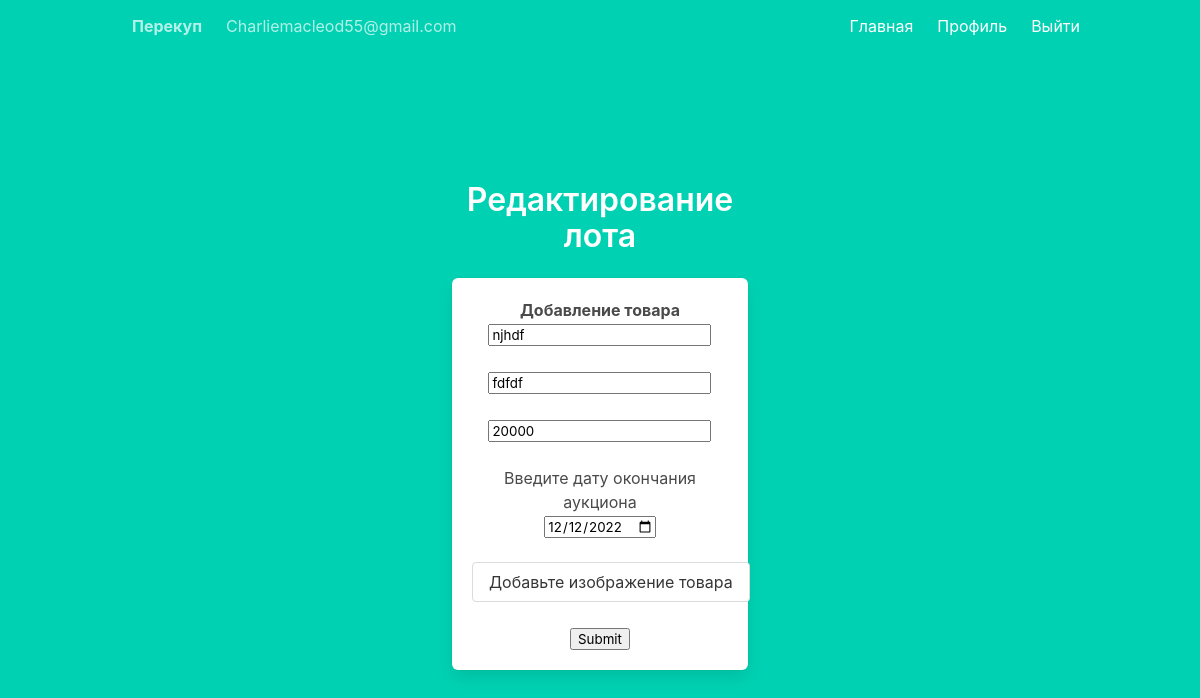
Page /change/3 (signed in) on the earlier database version.
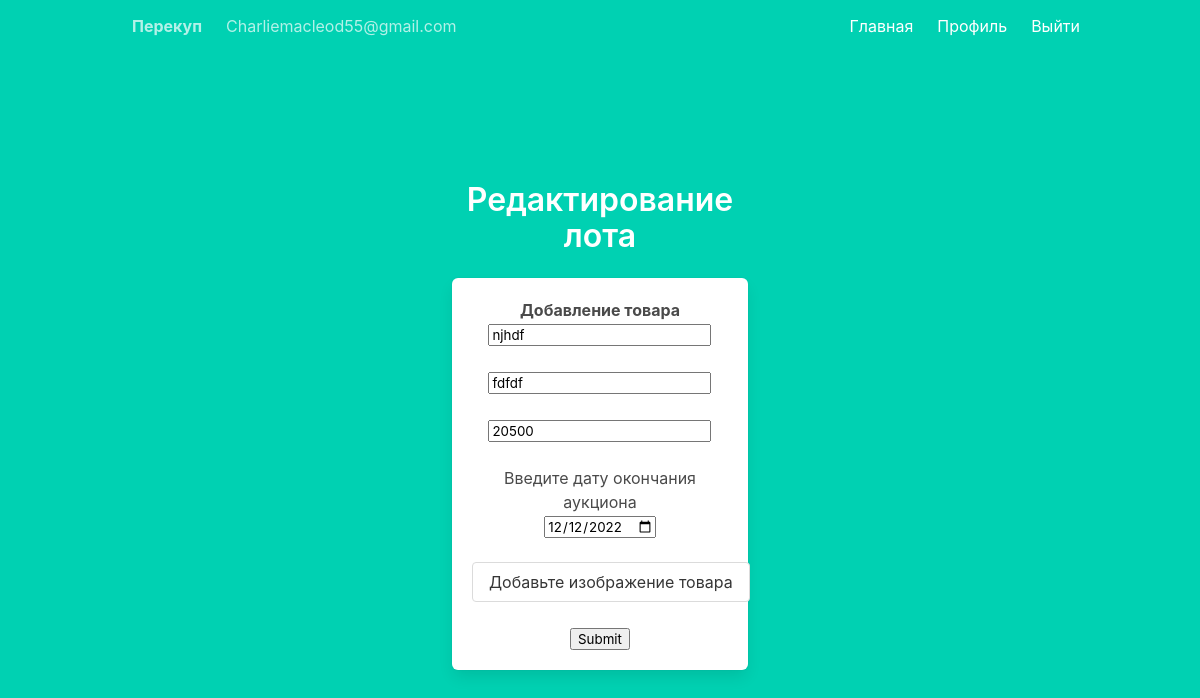
Same page on the later database version.
### models.py (models this page shows, shortened)
class Item(db.Model):
    id = db.Column(db.Integer, primary_key=True)
    title = db.Column(db.String(100), nullable=False)
    description = db.Column(db.String(500))
    description = db.Column(db.String(500))
    price = db.Column(db.Integer, nullable=False)
    final_date = db.Column(db.Text, nullable=False)
    user_id = db.Column(db.Integer, db.ForeignKey('user.id'))
    buyer = db.Column(db.String(100), nullable=True, default="Пока никому. Станьте первым!")

### main.py (the view)
@main.route('/change/<int:num>', methods=['GET'])
@login_required
def change_get(num):
    item = Item.query.filter_by(id=num).first()
    return render_template("change.html", data=item)

### __init__.py (called while the page is built)
def create_app() -> Flask:
    app = Flask(__name__)
    app.config['SECRET_KEY'] = 'secret-key-goes-here'
    app.config['SQLALCHEMY_DATABASE_URI'] = 'sqlite:///db.sqlite'
    app.config['SQLALCHEMY_TRACK_MODIFICATIONS'] = False
    app.config['UPLOAD_FOLDER'] = UPLOAD_FOLDER
    db.init_app(app)
    login_manager = LoginManager()
    login_manager.login_view = 'auth.login'
    login_manager.init_app(app)
    with app.app_context():
        db.create_all()
    from .auth import auth as auth_blueprint
    app.register_blueprint(auth_blueprint)
    from .main import main as main_blueprint
    app.register_blueprint(main_blueprint)
    from .models import User
    @login_manager.user_loader
    def load_user(user_id):
        return User.query.get(int(user_id))
    return app

### templates/change.html (shortened to what this page needs)
{% extends "base.html" %}
{% block content %}
<div class="column is-4 is-offset-4">
    <h3 class="title">Редактирование лота</h3>
    <div class="box">
<div class="control ">
    <h1></h1><strong> Добавление товара</strong></h1>
    <form method="POST" enctype="multipart/form-data">
        <input type="text" class="form-control" name="title" id="title" placeholder="Название товара" value="{{data.title}}"  >
        <br><br>
        <input class="form-control" name="description" id="description" placeholder="Введите описание товара"  value="{{data.description}}">
        <br><br>
         <input type="price" class="form-control" name="price" id="price" placeholder="Начальная цена товара (руб)"  value="{{data.price}}">
        <br><br>
            <h6> Введите дату окончания аукциона</h6>
         <input type="date" name="final_date" id="final_date" value="{{data.final_date}}"
                        max="2023-06-04" min="2022-06-14">
        <br><br>
        <a class="button" href="/uploads">Добавьте изображение товара</a>
            <br><br>
            <input type=submit class="is-success is-normal">
    </form>
</div>
    </div></div>
 {% endblock %}

Differences in the rows shown:
changed Item "njhdf": price "20000" → "20500"
